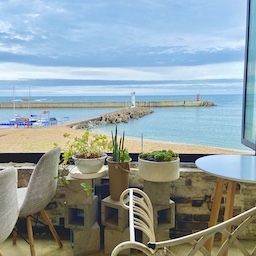
#> input picture week 11/image1.jpg, 256 x 256 px
$ python sub4.py
#> lines starting #> are read from the running program, lines starting #| are printed output that depends on the picture
#  -*- coding: utf-8 -*-

import numpy as np
import cv2 as cv
sample1 = cv.resize(cv.imread("image1.jpg"),(256,256))
#> sample1 is the input picture: shape (256, 256, 3); mean B, G, R 163.3, 160.4, 145.3
image1 = cv.resize(cv.imread("image2.jpg"),(256,256))
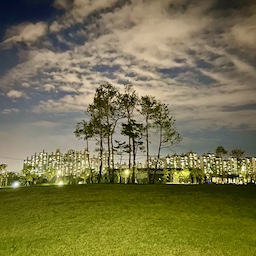
#> input picture week 11/image2.jpg, 256 x 256 px
#> image1 is the input picture: shape (256, 256, 3); mean B, G, R 75, 114.8, 119.1
image2 = cv.resize(cv.imread("image4.jpg"),(256,256))
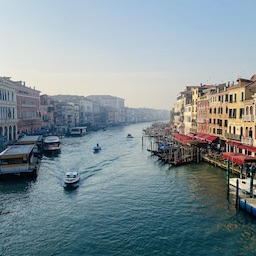
#> input picture week 11/image4.jpg, 256 x 256 px
#> image2 is the input picture: shape (256, 256, 3); mean B, G, R 150.1, 144.7, 129.6
cv.imshow('sample1', sample1)
cv.imshow('image1', image1)
cv.imshow('image2', image2)
np.random.seed(seed=5)
for i in range(9):
    img = np.zeros((256, 256, 3), dtype=np.int8)
    rimg = [0, 1, 2]
    np.random.shuffle(rimg)
    rn = np.random.randint(low=0, high=2, size=3)
    img[:,:,rimg[0]] = sample1[:,:,rn[0]]
    img[:,:,rimg[1]] = image1[:,:,rn[1]]
    img[:,:,rimg[2]] = image2[:,:,rn[2]]
    cv.imshow('img{0}'.format(i+1), img)
#> this loop made 9 passes
#> pass 1, `cv.imshow('img{0}'.format(i+1), img)`:
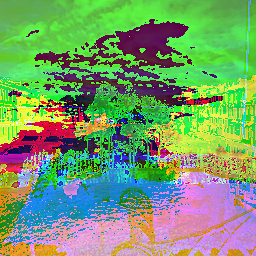
#> window 'img1': shape (256, 256, 3) int8; mean B, G, R -21.9, 28.6, -9.3; drawn with min black and max white
#> pass 2, `cv.imshow('img{0}'.format(i+1), img)`:
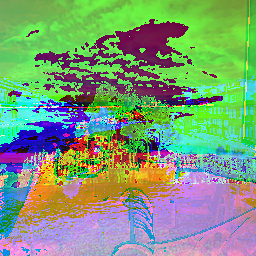
#> window 'img2': shape (256, 256, 3) int8; mean B, G, R -7, 28.6, -2.8; drawn with min black and max white
#> after the loop:
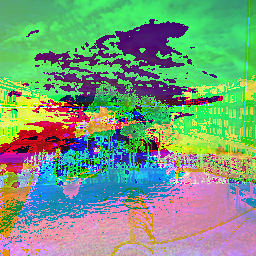
#> img: shape (256, 256, 3) int8; mean B, G, R -2.8, 28.6, -7; drawn with min black and max white
cv.waitKey(0)
cv.destroyAllWindows()
